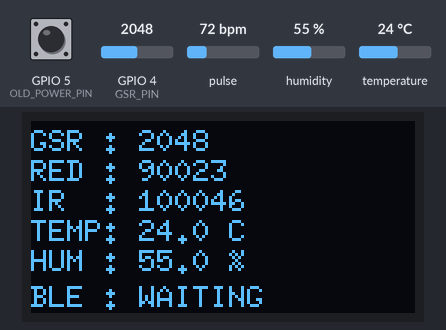
A sketch run on a simulated ESP32-S3. On the bench: 128×64 one-colour display. The test bench sets the inputs (shaded band); at power-on: pulse 72 bpm, GPIO 4 (GSR_PIN) = 2048, humidity 55 %, temperature 24 °C, GPIO 5 (OLD_POWER_PIN) HIGH (analog values on the 0–4095 scale). Nothing arrives over Bluetooth unless stated; a phone connects over Bluetooth LE 3 s after start; what the sketch prints to the serial monitor is not drawn.

Above: at 2.3 s.
2.4 s: pulse set to 42 bpm
At 4.16 s:
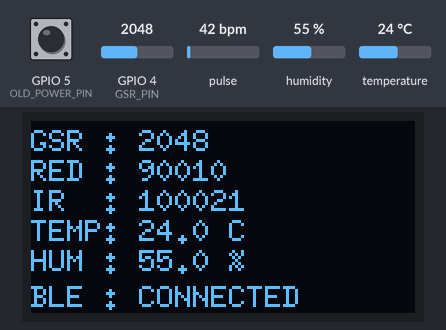
6.1 s: GPIO 4 (GSR_PIN) set to 2866
At 6.37 s:
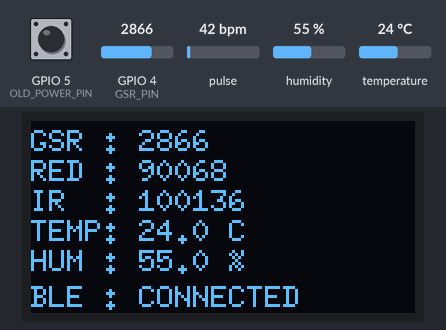
7.7 s: humidity set to 22 %
At 8.37 s:
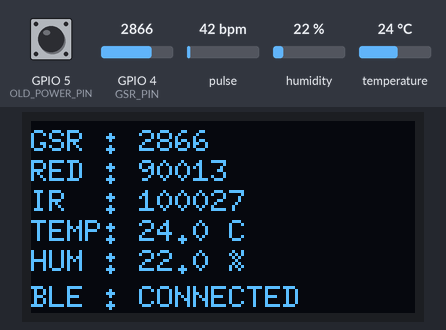
9.7 s: temperature set to 12 °C
At 10.37 s:
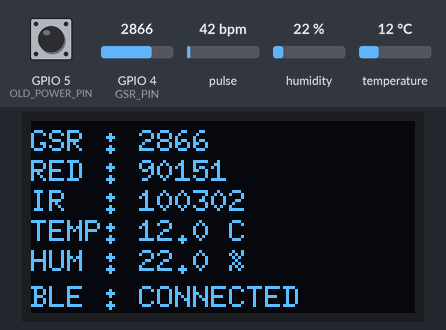
11.7 s: GPIO 4 (GSR_PIN) set to 3972
At 11.97 s:
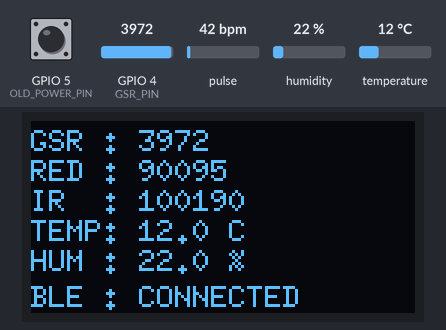
13.3 s: GPIO 4 (GSR_PIN) set to 1228
At 13.57 s:
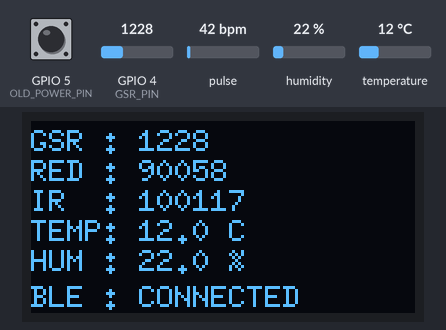

The sketch:

hydration_sensor.ino
```cpp
// Hydration Monitoring Wearable - ESP32-S3 firmware
//
// Reads GSR (ADC), MAX30102 PPG (red + IR) and SHT31 temperature/humidity,
// shows live values on an SSD1315 OLED and streams one CSV packet every
// 200 ms over BLE (Nordic UART service):
//
//   timestamp,gsr,red,ir,temp,humidity
//
// Arduino IDE: board "ESP32S3 Dev Module", Tools -> USB CDC On Boot: Enabled.

#include <Arduino.h>
#include <Wire.h>

// =====================================================
// OLED - SSD1315
// =====================================================
#include <U8g2lib.h>

// =====================================================
// SENSORLER
// =====================================================
#include "MAX30105.h"
#include <Adafruit_SHT31.h>

// =====================================================
// BLE
// =====================================================
#include <BLEDevice.h>
#include <BLEServer.h>
#include <BLEUtils.h>
#include <BLE2902.h>


// =====================================================
// PINLER
// =====================================================

#define SDA_PIN 8
#define SCL_PIN 9

#define GSR_PIN 4

// Eski kodda power button olarak kullaniliyordu.
// Bu surumde SADECE OKUNUYOR, hicbir sey tetiklemiyor.
// Heartbeat satirinda durumunu gormek icin duruyor:
// LOW gorunuyorsa eski kodun neden uykuya daldigi
// anlasilmis olur.
#define OLD_POWER_PIN 5


// =====================================================
// SSD1315 OLED
// =====================================================

U8G2_SSD1315_128X64_NONAME_F_HW_I2C u8g2(
  U8G2_R0,
  U8X8_PIN_NONE,
  SCL_PIN,
  SDA_PIN
);

bool oledOK = false;
uint8_t oledAddress = 0x3C;


// =====================================================
// BLE
// =====================================================

#define DEVICE_NAME "HydrationSensor"

// MOBIL UYGULAMADAKI SERVICE UUID AYNI
#define SERVICE_UUID \
"6E400001-B5A3-F393-E0A9-E50E24DCCA9E"

// MOBIL UYGULAMADAKI TX UUID AYNI
#define TX_CHARACTERISTIC_UUID \
"6E400003-B5A3-F393-E0A9-E50E24DCCA9E"


BLEServer* pServer = nullptr;
BLECharacteristic* pTxCharacteristic = nullptr;

volatile bool deviceConnected = false;

// Baglanti koptuktan sonra yeniden advertise etmek icin.
// onDisconnect callback'i BLE stack'inin kendi task'inda
// calisir; orada agir is yapmayip loop()'a bayrak birakiyoruz.
volatile bool advertiseRestartPending = false;
volatile unsigned long disconnectedAt = 0;

// GUVENLIK AGI: bagli degilken periyodik olarak advertising'i
// tekrar tetikle. Stack herhangi bir sebeple advertising'i
// birakirsa (kopma sirasindaki yaris durumu, ic hata) cihaz
// kalici olarak gorunmez hale gelmesin.
const unsigned long ADVERTISE_KICK_INTERVAL = 10000;
unsigned long lastAdvertiseKick = 0;


// =====================================================
// SENSORLER
// =====================================================

MAX30105 maxSensor;
Adafruit_SHT31 sht31 = Adafruit_SHT31();

bool maxOK = false;
bool shtOK = false;


// =====================================================
// SENSOR DEGERLERI
// =====================================================

int latestGSR = 0;

uint32_t latestRed = 0;
uint32_t latestIR = 0;

float latestTemperature = 0.0;
float latestHumidity = 0.0;


// =====================================================
// ZAMANLAMALAR
// =====================================================

// BLE FORMATI VE GONDERIM HIZI DEGISMEDI
const unsigned long SEND_INTERVAL = 200;
unsigned long lastSend = 0;

const unsigned long SHT_INTERVAL = 1000;
unsigned long lastSHTRead = 0;

const unsigned long DISPLAY_INTERVAL = 200;
unsigned long lastDisplayUpdate = 0;

// Bagli degilken durum satiri
const unsigned long HEARTBEAT_INTERVAL = 5000;
unsigned long lastHeartbeat = 0;


// =====================================================
// BLE CALLBACK
// =====================================================

class MyServerCallbacks : public BLEServerCallbacks {

  void onConnect(BLEServer* pServer) {
    deviceConnected = true;

    advertiseRestartPending = false;

    Serial.println();
    Serial.println("BLE: TELEFON BAGLANDI");
  }

  void onDisconnect(BLEServer* pServer) {
    deviceConnected = false;

    // Kopma aninda hemen advertise etmeye calismak
    // stack'te yaris durumuna yol acabiliyor; loop()
    // 500 ms sonra baslatacak.
    advertiseRestartPending = true;
    disconnectedAt = millis();

    Serial.println();
    Serial.println("BLE: TELEFON AYRILDI");
  }
};


// =====================================================
// BLE BASLAT
//
// !!! setup()'IN EN BASINDA CAGRILIYOR !!!
//
// Sensorler tamamen bozuk olsa bile cihaz advertise
// etmeye devam eder.
// =====================================================

void setupBLE() {

  Serial.println();
  Serial.println("BLE baslatiliyor...");


  BLEDevice::init(DEVICE_NAME);


  // Veri stringimiz 20 byte'tan uzun olabilir.
  // VERI FORMATINI DEGISTIRMEZ.
  BLEDevice::setMTU(100);


  pServer = BLEDevice::createServer();

  pServer->setCallbacks(new MyServerCallbacks());


  BLEService* pService =
    pServer->createService(SERVICE_UUID);


  pTxCharacteristic =
    pService->createCharacteristic(

      TX_CHARACTERISTIC_UUID,

      BLECharacteristic::PROPERTY_NOTIFY |
      BLECharacteristic::PROPERTY_READ

    );


  pTxCharacteristic->addDescriptor(new BLE2902());


  pService->start();


  // ---------------------------------------------------
  // ADVERTISING
  // ---------------------------------------------------

  BLEAdvertising* pAdvertising =
    BLEDevice::getAdvertising();


  pAdvertising->addServiceUUID(SERVICE_UUID);


  // Cihaz adi scan response'a gider.
  pAdvertising->setScanResponse(true);


  // iOS'un baglanti araligini kabul etmesi icin
  pAdvertising->setMinPreferred(0x06);
  pAdvertising->setMaxPreferred(0x12);


  BLEDevice::startAdvertising();


  Serial.println("==============================");
  Serial.print("BLE HAZIR -> ");
  Serial.println(DEVICE_NAME);
  Serial.println("==============================");
}


// =====================================================
// I2C CIHAZ KONTROL
// =====================================================

bool i2cExists(uint8_t address) {

  Wire.beginTransmission(address);

  uint8_t result = Wire.endTransmission();

  return result == 0;
}


// =====================================================
// I2C SCANNER
// =====================================================

void scanI2C() {

  Serial.println();
  Serial.println("==============================");
  Serial.println("I2C SCAN");
  Serial.println("==============================");

  int found = 0;

  for (uint8_t address = 1; address < 127; address++) {

    Wire.beginTransmission(address);

    uint8_t error = Wire.endTransmission();

    if (error == 0) {

      Serial.print("I2C cihaz bulundu: 0x");

      if (address < 16) {
        Serial.print("0");
      }

      Serial.println(address, HEX);

      found++;
    }
  }

  Serial.println("------------------------------");

  if (found == 0) {
    Serial.println("HIC I2C CIHAZI BULUNAMADI!");
  }
  else {
    Serial.print("Toplam I2C cihaz: ");
    Serial.println(found);
  }

  Serial.println("==============================");
}


// =====================================================
// OLED BASLAT
// =====================================================

void setupOLED() {

  Serial.println();
  Serial.print("OLED SSD1315: ");


  if (i2cExists(0x3C)) {
    oledAddress = 0x3C;
  }
  else if (i2cExists(0x3D)) {
    oledAddress = 0x3D;
  }
  else {
    oledOK = false;
    Serial.println("BULUNAMADI");
    return;
  }


  Serial.print("0x");
  Serial.println(oledAddress, HEX);


  // U8g2 adresi 8-bit format bekliyor: 0x3C << 1 = 0x78
  u8g2.setI2CAddress(oledAddress << 1);

  u8g2.setBusClock(400000);

  u8g2.begin();

  u8g2.setPowerSave(0);

  oledOK = true;


  u8g2.clearBuffer();

  u8g2.setFont(u8g2_font_6x10_tf);

  u8g2.drawStr(0, 15, "HydrationSensor");
  u8g2.drawStr(0, 32, "SSD1315 OK");
  u8g2.drawStr(0, 48, "Baslatiliyor...");

  u8g2.sendBuffer();


  Serial.println("OLED BASLATILDI");
}


// =====================================================
// OLED GUNCELLE
// =====================================================

void updateDisplay() {

  if (!oledOK) {
    return;
  }


  u8g2.clearBuffer();

  u8g2.setFont(u8g2_font_6x10_tf);


  u8g2.setCursor(0, 10);
  u8g2.print("GSR : ");
  u8g2.print(latestGSR);


  u8g2.setCursor(0, 20);
  u8g2.print("RED : ");

  if (maxOK) {
    u8g2.print((unsigned long)latestRed);
  }
  else {
    u8g2.print("ERR");
  }


  u8g2.setCursor(0, 30);
  u8g2.print("IR  : ");

  if (maxOK) {
    u8g2.print((unsigned long)latestIR);
  }
  else {
    u8g2.print("ERR");
  }


  u8g2.setCursor(0, 40);
  u8g2.print("TEMP: ");

  if (shtOK) {
    u8g2.print(latestTemperature, 1);
    u8g2.print(" C");
  }
  else {
    u8g2.print("ERR");
  }


  u8g2.setCursor(0, 50);
  u8g2.print("HUM : ");

  if (shtOK) {
    u8g2.print(latestHumidity, 1);
    u8g2.print(" %");
  }
  else {
    u8g2.print("ERR");
  }


  u8g2.setCursor(0, 62);
  u8g2.print("BLE : ");

  if (deviceConnected) {
    u8g2.print("CONNECTED");
  }
  else {
    u8g2.print("WAITING");
  }


  u8g2.sendBuffer();
}


// =====================================================
// SETUP
// =====================================================

void setup() {

  Serial.begin(115200);

  delay(1000);


  Serial.println();
  Serial.println();
  Serial.println("==============================");
  Serial.println("HYDRATION SENSOR");
  Serial.println("ESP32-S3");
  Serial.println("UYKU: TAMAMEN KAPALI");
  Serial.println("==============================");


  // ===================================================
  // 1) ONCE BLE
  //
  // Sensorlerden BAGIMSIZ olsun diye en basta.
  // ===================================================

  setupBLE();


  // ===================================================
  // 2) ESKI POWER PIN - SADECE TESHIS
  //
  // Hicbir sey tetiklemiyor. LOW gorunuyorsa eski
  // kodun neden 2 saniyede uykuya daldigi anlasilir.
  // ===================================================

  pinMode(OLD_POWER_PIN, INPUT_PULLUP);

  delay(20);

  Serial.print("GPIO");
  Serial.print(OLD_POWER_PIN);
  Serial.print(" (eski power pin) okumasi: ");
  Serial.println(
    digitalRead(OLD_POWER_PIN) == LOW
      ? "LOW  <-- eski kod bu yuzden uyuyordu"
      : "HIGH (normal)"
  );


  // ===================================================
  // 3) GSR
  // ===================================================

  analogReadResolution(12);

  pinMode(GSR_PIN, INPUT);

  Serial.print("GSR GPIO: ");
  Serial.println(GSR_PIN);


  // ===================================================
  // 4) I2C
  // ===================================================

  Wire.begin(SDA_PIN, SCL_PIN);

  Wire.setClock(400000);

  // Hatali kablolamada I2C sonsuza kadar beklemesin.
  Wire.setTimeOut(50);


  Serial.print("I2C SDA: GPIO");
  Serial.println(SDA_PIN);

  Serial.print("I2C SCL: GPIO");
  Serial.println(SCL_PIN);


  scanI2C();


  // ===================================================
  // 5) OLED
  // ===================================================

  setupOLED();


  // ===================================================
  // 6) MAX30102
  // ===================================================

  Serial.println();
  Serial.print("MAX30102: ");


  if (maxSensor.begin(Wire, I2C_SPEED_FAST)) {

    maxOK = true;

    Serial.println("BULUNDU");


    // brightness=0x1F, avg=4, mode=2 (RED+IR),
    // 100 Hz, 411 us, adc 4096
    maxSensor.setup(0x1F, 4, 2, 100, 411, 4096);

    Serial.println("MAX30102 RED + IR aktif");
  }

  else {

    maxOK = false;

    Serial.println("BULUNAMADI");
  }


  // ===================================================
  // 7) SHT31
  // ===================================================

  Serial.print("SHT31: ");


  if (sht31.begin(0x44)) {

    shtOK = true;

    Serial.println("BULUNDU @ 0x44");
  }

  else if (sht31.begin(0x45)) {

    shtOK = true;

    Serial.println("BULUNDU @ 0x45");
  }

  else {

    shtOK = false;

    Serial.println("BULUNAMADI");
  }


  // ===================================================
  // ILK OKUMALAR
  // ===================================================

  if (shtOK) {

    float temp = sht31.readTemperature();
    float hum  = sht31.readHumidity();

    if (!isnan(temp)) {
      latestTemperature = temp;
    }

    if (!isnan(hum)) {
      latestHumidity = hum;
    }
  }


  latestGSR = analogRead(GSR_PIN);


  // ===================================================
  // OZET
  // ===================================================

  Serial.println();
  Serial.println("==============================");
  Serial.println("SISTEM HAZIR");
  Serial.println("==============================");

  Serial.print("OLED     : ");
  Serial.println(oledOK ? "OK" : "YOK");

  Serial.print("MAX30102 : ");
  Serial.println(maxOK ? "OK" : "YOK");

  Serial.print("SHT31    : ");
  Serial.println(shtOK ? "OK" : "YOK");

  Serial.println("Format:");
  Serial.println("timestamp,gsr,red,ir,temp,humidity");

  Serial.println("==============================");


  updateDisplay();
}


// =====================================================
// LOOP
// =====================================================

void loop() {


  // ===================================================
  // GSR
  // ===================================================

  latestGSR = analogRead(GSR_PIN);


  // ===================================================
  // MAX30102
  // ===================================================

  if (maxOK) {

    maxSensor.check();

    while (maxSensor.available()) {

      latestRed = maxSensor.getFIFORed();

      latestIR = maxSensor.getFIFOIR();

      maxSensor.nextSample();
    }
  }


  // ===================================================
  // SHT31
  // ===================================================

  if (
    shtOK &&
    millis() - lastSHTRead >= SHT_INTERVAL
  ) {

    lastSHTRead = millis();


    float temp = sht31.readTemperature();
    float hum  = sht31.readHumidity();

    if (!isnan(temp)) {
      latestTemperature = temp;
    }

    if (!isnan(hum)) {
      latestHumidity = hum;
    }
  }


  // ===================================================
  // OLED
  // ===================================================

  if (
    millis() - lastDisplayUpdate >= DISPLAY_INTERVAL
  ) {

    lastDisplayUpdate = millis();

    updateDisplay();
  }


  // ===================================================
  // BLE VERISI
  //
  // MOBIL UYGULAMANIN BEKLEDIGI FORMAT DEGISMEDI:
  // timestamp,gsr,red,ir,temp,humidity
  // Ornek: 15240,1874,84231,91342,24.63,46.18
  // ===================================================

  if (
    deviceConnected &&
    millis() - lastSend >= SEND_INTERVAL
  ) {

    lastSend = millis();


    String data =

      String(millis()) + "," +

      String(latestGSR) + "," +

      String((unsigned long)latestRed) + "," +

      String((unsigned long)latestIR) + "," +

      String(latestTemperature, 2) + "," +

      String(latestHumidity, 2);


    pTxCharacteristic->setValue(data.c_str());

    pTxCharacteristic->notify();

    Serial.println(data);
  }


  // ===================================================
  // BAGLI DEGILKEN: YASIYORUM SATIRI
  //
  // Bu satiri goruyorsan ESP ayakta ve advertise
  // ediyor demektir. nRF Connect hala gormuyorsa
  // sorun ESP'nin calismasinda degildir.
  // ===================================================

  if (
    !deviceConnected &&
    millis() - lastHeartbeat >= HEARTBEAT_INTERVAL
  ) {

    lastHeartbeat = millis();


    Serial.print("[");
    Serial.print(millis() / 1000);
    Serial.print("s] advertise -> ");
    Serial.print(DEVICE_NAME);

    Serial.print(" | GPIO");
    Serial.print(OLD_POWER_PIN);
    Serial.print("=");
    Serial.print(digitalRead(OLD_POWER_PIN) == LOW ? "LOW" : "HIGH");

    Serial.print(" | GSR=");
    Serial.print(latestGSR);

    Serial.print(" RED=");
    Serial.print((unsigned long)latestRed);

    Serial.print(" IR=");
    Serial.print((unsigned long)latestIR);

    Serial.print(" T=");
    Serial.print(latestTemperature, 2);

    Serial.print(" H=");
    Serial.println(latestHumidity, 2);
  }


  // ===================================================
  // BAGLANTI KOPTUKTAN SONRA YENIDEN ADVERTISE
  //
  // Eski kodda bu blok delay(500) ile loop'u
  // blokluyordu ve yalnizca BIR KEZ calisiyordu.
  // Advertising herhangi bir sebeple baslamazsa cihaz
  // bir daha asla gorunmuyordu -- "bir kere kopunca
  // tekrar baglanamiyor" sikayetinin sebebi buydu.
  //
  // Artik bloklamiyor ve asagidaki guvenlik agi ile
  // periyodik olarak tekrar deneniyor.
  // ===================================================

  if (!deviceConnected) {

    if (
      advertiseRestartPending &&
      millis() - disconnectedAt >= 500
    ) {

      advertiseRestartPending = false;

      BLEDevice::startAdvertising();

      lastAdvertiseKick = millis();

      Serial.println("BLE tekrar advertise ediliyor...");
    }


    // ---------------------------------------------------
    // GUVENLIK AGI
    //
    // Bagli degilken 10 saniyede bir advertising'i
    // yeniden tetikle. Zaten calisiyorsa zararsizdir.
    // ---------------------------------------------------

    else if (
      !advertiseRestartPending &&
      millis() - lastAdvertiseKick >= ADVERTISE_KICK_INTERVAL
    ) {

      lastAdvertiseKick = millis();

      BLEDevice::startAdvertising();
    }
  }
}
```
